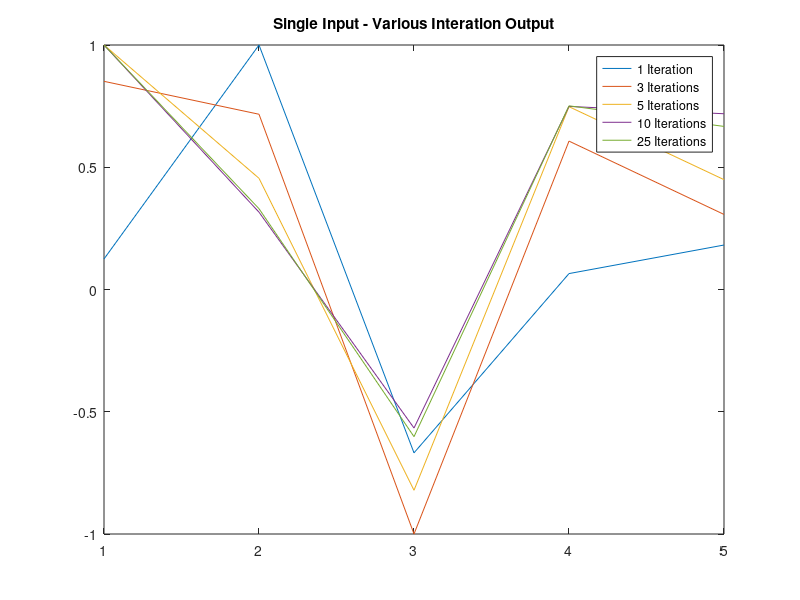
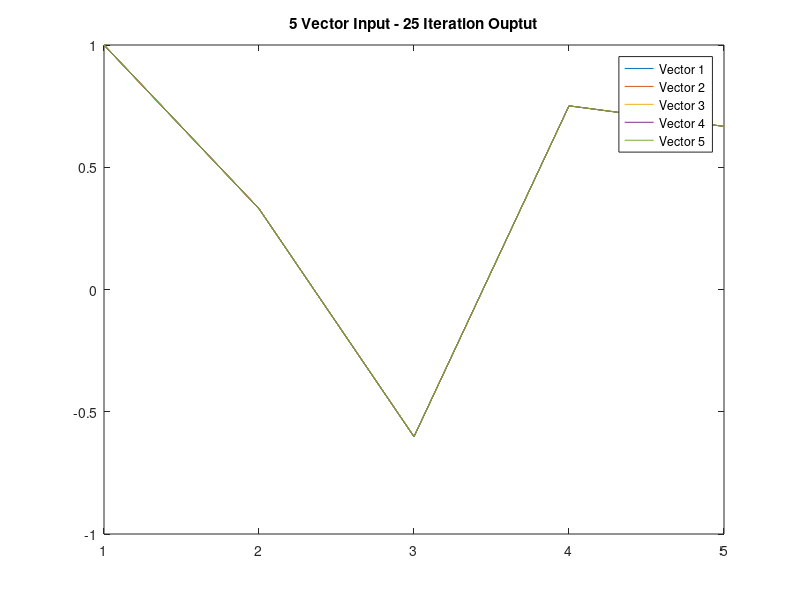
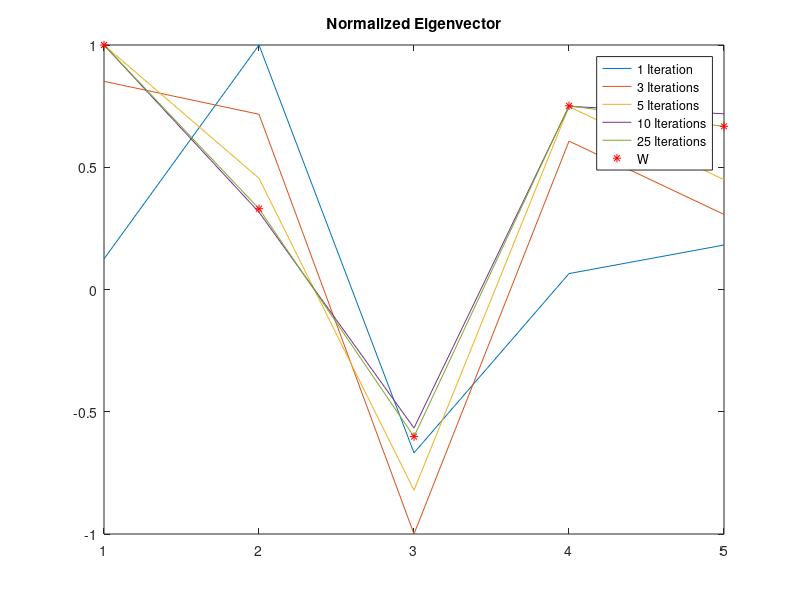

The MATLAB source for these figures, in order:
% ECE501B Homework 4
% John Claus
% 10/14/2019

clear all;
close all;


% Define variables
vector_list = [];
final_vector_list = []; 
M = [ 1  0 -1  1  1;
      0  1  0  0  1;
     -1  0 -1 -1 -1;
      1  0 -1  0  1;
      1  1 -1  1 -1;
    ];

%Create a 3D vector list (5x25x5) from 5x25 vector lists
for k = 1:5
    vector_v = rand(5,1); % Radom 5x1 vector
    max_val_v = max(abs(vector_v)); % Used for normaliztion 
    vector_v = vector_v / max_val_v;
%Iterate the input vector into the M matrix 25 times and record on a 5x25 vector list 
    for i = 1:25 
        vector_w = M * vector_v; % Multiply M time the input matrix
        max_val_w = max(abs(vector_w)); % Used for normalization
        vector_w = vector_w / max_val_w; 
        vector_v = vector_w; % Reinject the output into the next interation as an input vector
        vector_list = cat(2, vector_list, vector_w); % Record this iteration's output
    end
    final_vector_list = cat(3, final_vector_list, vector_list); % Add this set of 5x25 vectors to the final list
    vector_list = []; % Clear the old vector list for a new set of 25
end

final_vector_list(:,25,5); % Used to verify the list is correct (troubleshooting)

% Used for part D to find W
[V,D] = eig(M);  
[dummyVar maxEigen] = max(abs(diag(D))); 
W = V(:,maxEigen);  
[dummyVar maxElement] = max(abs(W)); 
W = W ./ W(maxElement); 

% Plots of values calculated earlier
iter = [1 3 5 10 25];
plot(squeeze(final_vector_list(:,iter,5)));
title("Single Input - Various Interation Output");
legend("1 Iteration","3 Iterations","5 Iterations","10 Iterations","25 Iterations");

figure;
iter = [1 2 3 4 5];
plot((squeeze(final_vector_list(:,25,iter)))); 
title("5 Vector Input - 25 Iteration Ouptut");
legend("Vector 1","Vector 2","Vector 3","Vector 4","Vector 5");

figure;
iter = [1 3 5 10 25];
plot(squeeze(final_vector_list(:,iter,5)));
hold on;
plot(W,"r*");
hold off
title("Normalized Eigenvector");
legend("1 Iteration", "3 Iterations", "5 Iterations", "10 Iterations", "25 Iterations","W");

